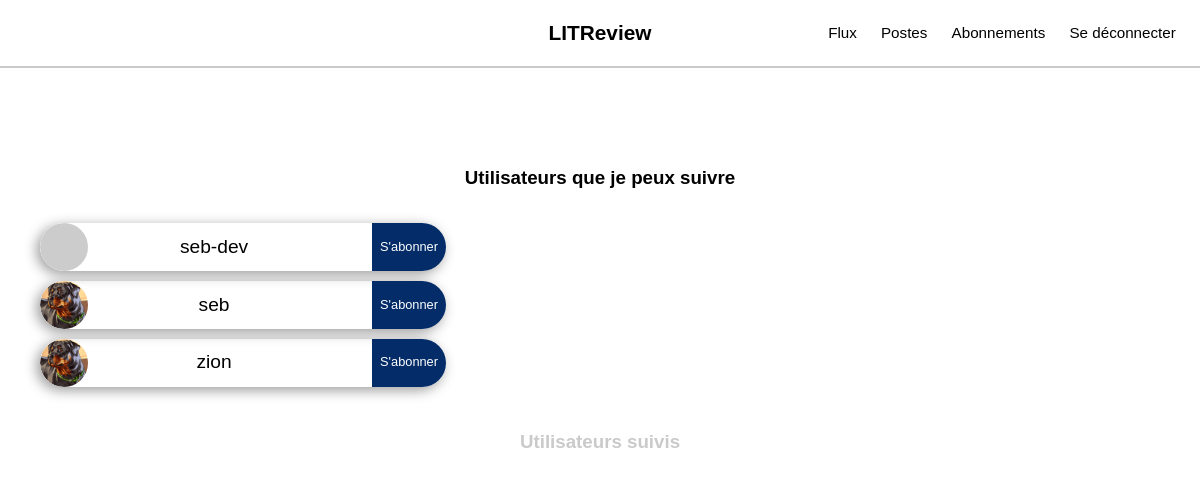
Page /follow/ (signed in) on the earlier database version.
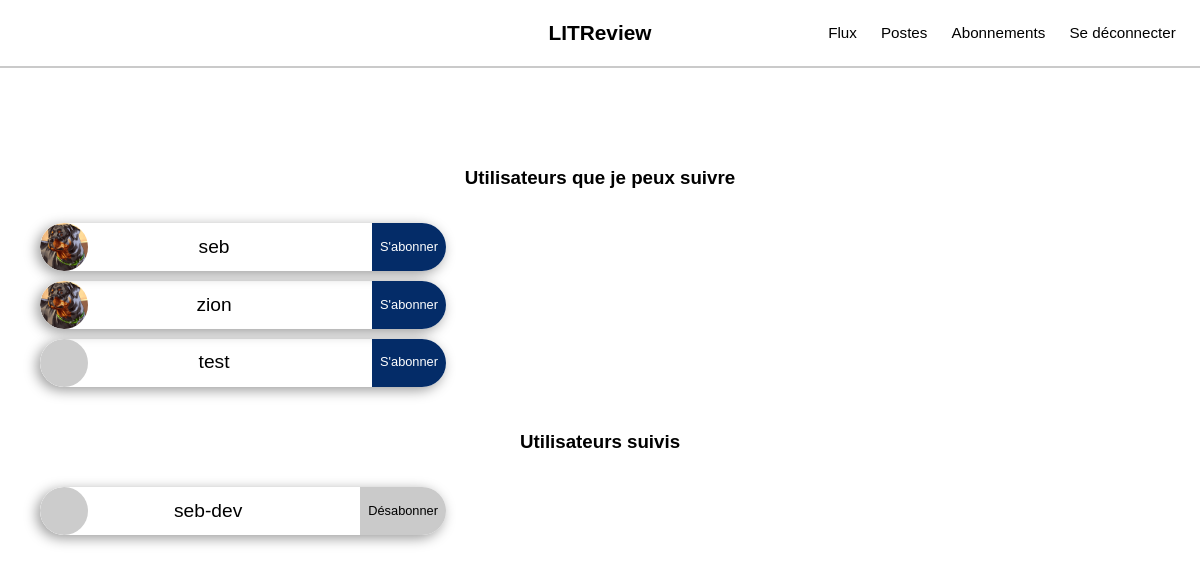
Same page on the later database version.
### authentication/models.py (models this page shows)
class User(AbstractUser):
    image_profil = models.ImageField(
        verbose_name='Image du profil',
        upload_to='images/profils/',
        null=True, blank=True, help_text="Max: 2mo"
    )

### followers/views.py (the view, shortened to what this page needs)
# urls.py: path('follow/', FollowersView.as_view(), name="followers_list"),
class FollowersView(View):
    def get(self, request):
        if not request.user.is_anonymous:
            followed_users = UserFollows.objects.filter(user=request.user)
            excluded_ids = [u.followed_user.id for u in followed_users]
            excluded_ids.append(request.user.id)
            i_follow_users_ids = [u.followed_user.id for u in followed_users]
            i_follow_users = []
            if len(i_follow_users_ids):
                i_follow_users = User.objects.filter(id__in=i_follow_users_ids)
            followable_users = User.objects.exclude(id__in=excluded_ids)
            return render(request, 'followers/list_view.html', {
                'followable_users': followable_users,
                'i_follow_users': i_follow_users
                })

### followers/templates/followers/list_view.html (shortened to what this page needs)
{% extends 'core/base.html'%}
{% load static %}
{% block content %}
<div id="users">
    <div class="follow-user container">
        {% if followable_users|length > 0 %}
        <h3 class="text-black">Utilisateurs que je peux suivre</h3>
        <ul>
            {% for followable_user in followable_users %}
            <li class="single-form">
                <form action="{% url 'following' followable_user.id %}" method='POST'>
                    {% if followable_user.image_profil %}
                    <img class="circle-img" src="{% url 'media' followable_user.image_profil %}" alt="">
                    {% else %}
                    <img class="circle-img" src="https://via.placeholder.com/300/CACACA/000000/?text={{ followable_user.username|make_list|first|upper }}" alt="">
                    {% endif %}
                    <p>{{ followable_user.username }}</p>
                    <input class="btn-primary" type="submit" value="S'abonner" />
                </form>
            </li>
            {% endfor %}
        </ul>
        {% else %}
        <h3 class="text-grey">Utilisateurs que je peux suivre</h3>
    </div>
    {% endif %}
    <div class="follow-user container">
        {% if i_follow_users|length > 0 %}
        <h3 class="text-black">Utilisateurs suivis</h3>
        <ul>
            {% for i_f_user in i_follow_users %}
            <li class="single-form">
                <form action="{% url 'following' i_f_user.id %}" method='POST'>
                    {% if i_f_user.image_profil %}
                    <img class="circle-img" src="{% url 'media' i_f_user.image_profil %}" alt="">
                    {% else %}
                    <img class="circle-img" src="https://via.placeholder.com/300/CACACA/000000/?text={{ i_f_user.username|make_list|first|upper }}" alt="">
                    {% endif %}
                    <p>{{ i_f_user.username }}</p>
                    <input class="btn-grey" type="submit" value="Désabonner" />
                </form>
            </li>
            {% endfor %}
        </ul>
        {% else %}
        <h3 class="text-grey">Utilisateurs suivis</h3>
    </div>
    {% endif %}
</div>
{% endblock %}

### core/templates/core/base.html (shortened to what this page needs)
{% load static %}
<!DOCTYPE html>
<html lang="fr-fr">
<head>
    <link rel="stylesheet" href="{% static 'core/css/normalize.css' %}">
    <link rel="stylesheet" href="{% static 'core/css/style.css' %}">
    <link rel="stylesheet" href="https://cdnjs.cloudflare.com/ajax/libs/font-awesome/6.0.0-beta3/css/all.min.css" />
</head>
<body>
    <header>
        <nav>
            <div class="nav--row">
                <div class="nav--row__title"><h2>LITReview</h2></div>
                <div class="nav--row__navigation">
                    {% if user.is_authenticated %}
                    <ul>
                        <li class="feed--link"><a href="{% url 'home' %}">Flux</a></li>
                        <li class="post--link"><a href="{% url 'post' %}">Postes</a></li>
                        <li class="subscribe--link"><a href="{% url 'followers_list' %}">Abonnements</a></li>
                        <li class="logout--link"><a href="{% url 'logout' %}">Se déconnecter</a></li>
                    </ul>
                    {% endif %}
                </div>
            </div>
        </nav>
    </header>
    <div class="container">
        {% block content %}
        {% endblock %}
    </div>
</body>
</html>

### core/static/core/css/style.css (style rules this page uses)
body { position: relative; width: 100%; box-sizing: content-box; font-family: 'Lucida Sans', 'Lucida Sans Regular', 'Lucida Grande', 'Lucida Sans Unicode', Geneva, Verdana, sans-serif; }
header, nav { width: 100%; }
header { margin-bottom: 5rem; }
nav { border-bottom: 2px solid#cacaca; padding: 8px 0; }
.nav--row { display: flex; flex-wrap: nowrap; flex: 1 1 auto; justify-content: space-between; align-items: center; }
.nav--row * { width: 33%; }
.nav--row__title h2 { text-align: center; width: 100%; margin: 0; font-size: 1.3rem; }
.nav--row__navigation ul { width: 100%; display: flex; flex-wrap: nowrap; justify-content: space-evenly; padding: 0; list-style-type: none; align-items: center; }
.nav--row__navigation ul li { width: auto; }
.nav--row__navigation ul li a { text-decoration: none; color: black; font-size: 0.95rem; }
.signup, .spliter .login, .single-form { width: 40%; }
form, form p, .signup, .single-form, .container { display: flex; flex-flow: column nowrap; }
.container .signup, .container .single-form, .logout { align-self: center; }
form input[type="submit"], a.btn-ticket, a.btn-manage { align-self: flex-end; }
.btn-primary { background-color: rgb(4, 44, 104); border: 1px solid rgb(4, 44, 104); color: white; }
.btn-grey { background-color: #cacaca; border: 2px solid #cacaca; color: black; }
.follow-user h3 { text-align: center; }
.follow-user form { justify-content: space-between; align-items: center; flex-flow: row nowrap; border-radius: 2rem; margin-bottom: 0.6rem; overflow: hidden; box-sizing: content-box; box-shadow: -0.2rem 0.2rem 0.8rem rgba(0, 0, 0, 0.4); height: 3rem; }
.follow-user form p { display: block; max-width: 50%; margin: 0; margin-right: 2rem; font-size: 1.2rem; }
.follow-user form img.circle-img { width: 3rem; height: 3rem; object-fit: contain; border-radius: 50%; }
.follow-user form input { height: 3rem; border: none; padding: 1rem 0.5rem; font-size: 0.8rem; }
@media all and (min-width: 1024px) { .signup, .spliter .login, .single-form { width: 35%; } }

Differences in the rows shown:
added User: username "test", shown under "Utilisateurs que je peux suivre"
shown differently, row unchanged: User "seb-dev": moves from the list under "Utilisateurs que je peux suivre" to the list under "Utilisateurs suivis"
